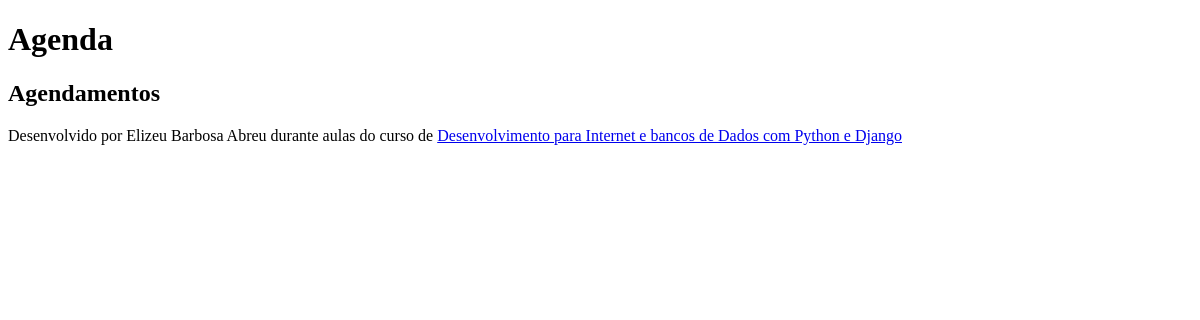
Before: /agenda/ with the older database file.
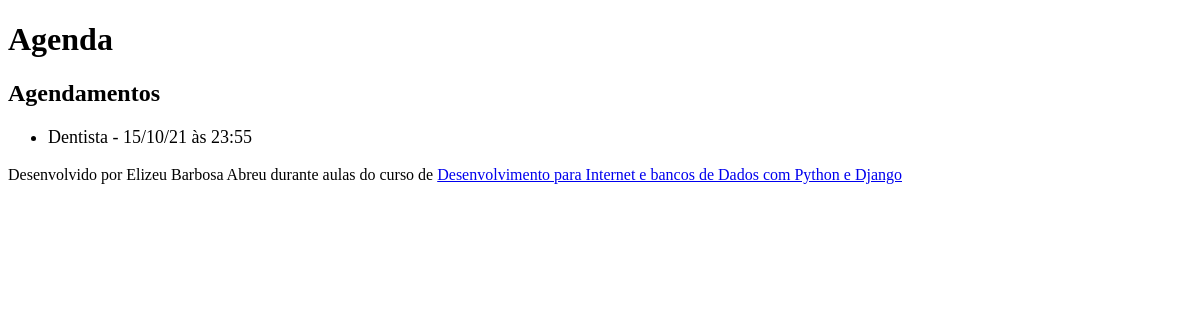
After: the same page with the newer database file.
### core/models.py (models this page shows, shortened)
class Evento(models.Model):
    titulo = models.CharField(max_length=100)
    descricao = models.TextField(blank=True, null=True)
    data_evento = models.DateTimeField(verbose_name='Data do Evento')
    data_criacao = models.DateTimeField(auto_now=True, verbose_name='Data de Registro do Evento')
    usuario = models.ForeignKey(User, on_delete=models.CASCADE)
    class Meta:
        db_table = 'evento'
    def get_data_evento(self):
        return self.data_evento.strftime('%d/%m/%y às %H:%M')

### core/views.py (the view)
# urls.py: path('agenda/', views.lista_eventos),
def lista_eventos(request):
    evento = Evento.objects.all()
    dados = {'eventos': evento}
    return render(request, 'agenda.html', dados)

### templates/agenda.html
{% extends "model-page.html" %}
{% block content %}
    <h2>Agendamentos</h2>
    <ul style="font-size: 18px">
    {% for evento in eventos %}
        <li>{{ evento.titulo }} - {{ evento.get_data_evento }}</li>
    {% endfor %}
    </ul>
 {% endblock %}

Changed rows visible on the page:
added Evento: titulo "Dentista", get_data_evento "15/10/21 às 23:55"
